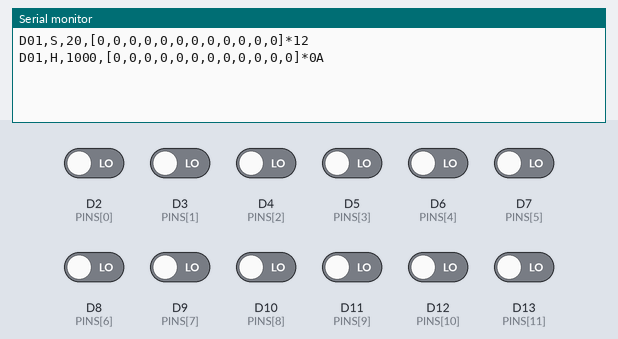
The program below on a simulated Arduino Uno R4 Minima. Parts: the last lines printed to the serial monitor. Inputs (shaded band) come from the test bench; at power-on: D2 (PINS[0]), D3 (PINS[1]), D4 (PINS[2]), D5 (PINS[3]), D6 (PINS[4]), D7 (PINS[5]), D8 (PINS[6]), D9 (PINS[7]), D10 (PINS[8]), D11 (PINS[9]), D12 (PINS[10]), D13 (PINS[11]) LOW.

Above: at 1.2 s.
1.3 s: D2 (PINS[0]) driven HIGH
At 2.8 s:
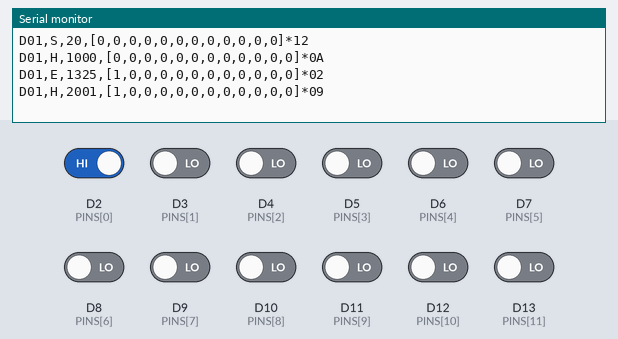
3.5 s: D3 (PINS[1]) driven HIGH
At 4.7 s:
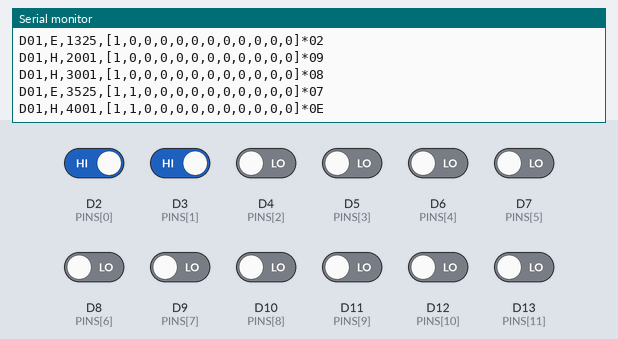
6.5 s: D4 (PINS[2]) driven HIGH
At 7.8 s:
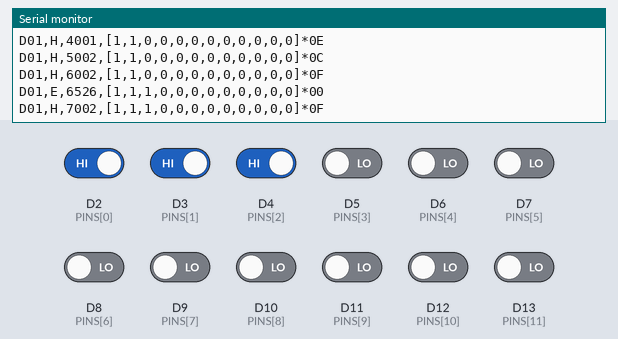
8.0 s: D5 (PINS[3]) driven HIGH
At 8.7 s:
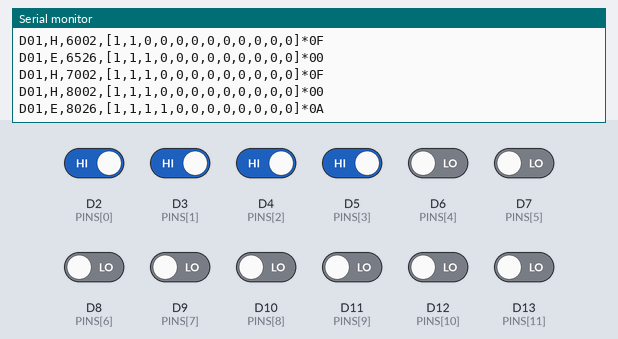
9.5 s: D6 (PINS[4]) driven HIGH
At 9.82 s:
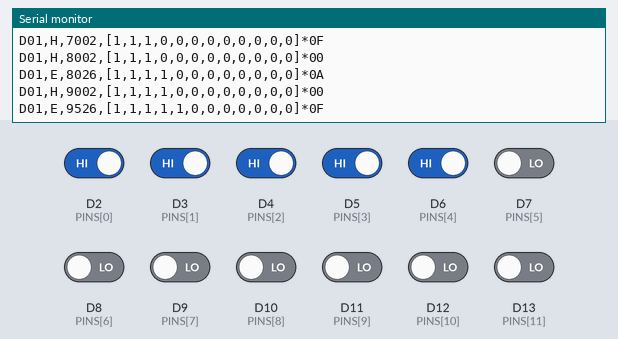
12.5 s: D7 (PINS[5]) driven HIGH
At 13.8 s:
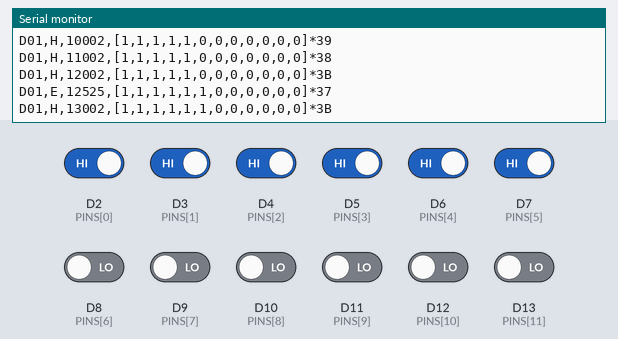

The program:

main.cpp
```cpp
#include <Arduino.h>

const char* DEVICE_ID = "D01";

const uint8_t PINS[] = {2, 3, 4, 5, 6, 7, 8, 9, 10, 11, 12, 13};

const uint8_t PINMODES[] = {
  INPUT_PULLDOWN, INPUT_PULLDOWN, INPUT_PULLDOWN, INPUT_PULLDOWN, INPUT_PULLDOWN, INPUT_PULLDOWN, INPUT_PULLDOWN, INPUT_PULLDOWN, INPUT_PULLDOWN, INPUT_PULLDOWN, INPUT_PULLDOWN, INPUT_PULLDOWN
};

const bool ACTIVE_LOW[] = {false, false, false, false, false, false, false, false, false, false, false, false};

const unsigned long DEBOUNCE_MS  = 25;
const unsigned long HEARTBEAT_MS = 1000;

#define ARRAY_LEN(a) (sizeof(a)/sizeof(a[0]))
const uint8_t NUM_SLOTS = ARRAY_LEN(PINS);
static_assert(ARRAY_LEN(PINMODES)   == ARRAY_LEN(PINS), "PINMODES size must match PINS");
static_assert(ARRAY_LEN(ACTIVE_LOW) == ARRAY_LEN(PINS), "ACTIVE_LOW size must match PINS");

bool lastRaw[ARRAY_LEN(PINS)];
bool stable[ARRAY_LEN(PINS)];
unsigned long lastChangeMs[ARRAY_LEN(PINS)];
unsigned long lastHeartbeatMs = 0;

static void sendLine(const String& body) {
  uint8_t chk = 0; for (size_t i = 0; i < body.length(); ++i) chk ^= (uint8_t)body[i];
  char hex[3]; snprintf(hex, sizeof(hex), "%02X", chk);
  Serial.print(body); Serial.print('*'); Serial.print(hex); Serial.print("\r\n");
}

static String makeArray() {
  String p = "[";
  for (uint8_t i = 0; i < NUM_SLOTS; ++i) {
    p += (stable[i] ? "1" : "0");
    if (i + 1 < NUM_SLOTS) p += ",";
  }
  p += "]";
  return p;
}

static void sendEvent()     { sendLine(String(DEVICE_ID) + ",E," + String(millis()) + "," + makeArray()); }
static void sendStatus()    { sendLine(String(DEVICE_ID) + ",S," + String(millis()) + "," + makeArray()); }
static void sendHeartbeat() { sendLine(String(DEVICE_ID) + ",H," + String(millis()) + "," + makeArray()); }

inline bool rawPressed(uint8_t pin, bool activeLow) {
  int v = digitalRead(pin);
  return activeLow ? (v == LOW) : (v == HIGH);
}

void setup() {
  Serial.begin(115200);
  delay(20);

  for (uint8_t i = 0; i < NUM_SLOTS; ++i) {
    pinMode(PINS[i], PINMODES[i]);
    lastRaw[i]      = rawPressed(PINS[i], ACTIVE_LOW[i]);
    stable[i]       = lastRaw[i];
    lastChangeMs[i] = 0;
  }

  sendStatus();
}

void loop() {
  unsigned long now = millis();

  bool changed = false;
  for (uint8_t i = 0; i < NUM_SLOTS; ++i) {
    bool raw = rawPressed(PINS[i], ACTIVE_LOW[i]);
    if (raw != lastRaw[i]) {
      lastRaw[i] = raw;
      lastChangeMs[i] = now;
    }
    if ((now - lastChangeMs[i]) >= DEBOUNCE_MS) {
      if (raw != stable[i]) {
        stable[i] = raw;
        changed = true;
      }
    }
  }

  if (changed) {
    bool any = false; for (uint8_t i=0;i<NUM_SLOTS;++i) any |= stable[i];
    digitalWrite(LED_BUILTIN, any ? HIGH : LOW);
    sendEvent();
  }

  if (now - lastHeartbeatMs >= HEARTBEAT_MS) {
    lastHeartbeatMs = now;
    sendHeartbeat();
  }

  if (Serial.available()) {
    if ((char)Serial.read() == '?') sendStatus();
  }
}
```

Measured:
- after the input at 1.3 s, the serial monitor: prints a new line at once (image 1)
- after the input at 3.5 s, the serial monitor: prints a new line at once (image 2)
- after the input at 6.5 s, the serial monitor: prints a new line at once (image 3)
- after the input at 8.0 s, the serial monitor: prints a new line at once (image 4)
- after the input at 9.5 s, the serial monitor: prints a new line at once (image 5)
- after the input at 12.5 s, the serial monitor: prints a new line at once (image 6)
